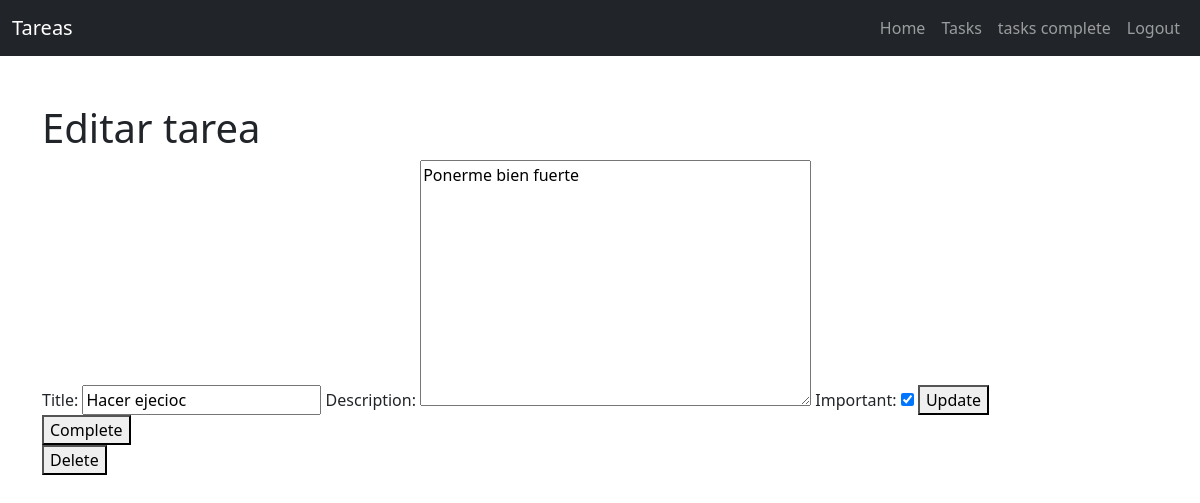
/tasks/1/ (signed in), run on the app's committed database.
### tasks/models.py (models this page shows, shortened)
class Task(models.Model):
    title = models.CharField(max_length=100)
    description = models.TextField(blank=True)
    created = models.DateTimeField(auto_now_add=True)
    datecompleted = models.DateTimeField(null=True, blank=True)
    important = models.BooleanField(default=False)
    user = models.ForeignKey(User, on_delete=models.CASCADE)

### tasks/views.py (the view, shortened to what this page needs)
# urls.py: path('tasks/<int:task_id>/', views.task_detail, name='task_detail'),
@login_required
def task_detail(request, task_id):
    if request.method == 'GET':
        task = get_object_or_404(Task, pk=task_id, user=request.user)
        form = TaskForm(instance=task)
        return render(request, 'task_detail.html', {'task': task, 'form': form})

### tasks/forms.py
class TaskForm(ModelForm):
    class Meta:
        model = Task
        fields = ['title', 'description', 'important']

### tasks/templates/task_detail.html (shortened to what this page needs)
{% extends 'base.html' %}
{% block content %}
<h1>Editar tarea</h1>
<form method="post">
    {{form}}
    <button>Update</button>
</form>
<form action="{% url 'complete_task' task.id %}" method="post">
    <button>
        Complete
    </button>
</form>
<form action="{% url 'delete_task' task.id %}" method="post">
    <button>
        Delete
    </button>
</form>
{% endblock %}

### data on the page
Task: title "Hacer ejecioc", description "Ponerme bien fuerte", important "☑"
